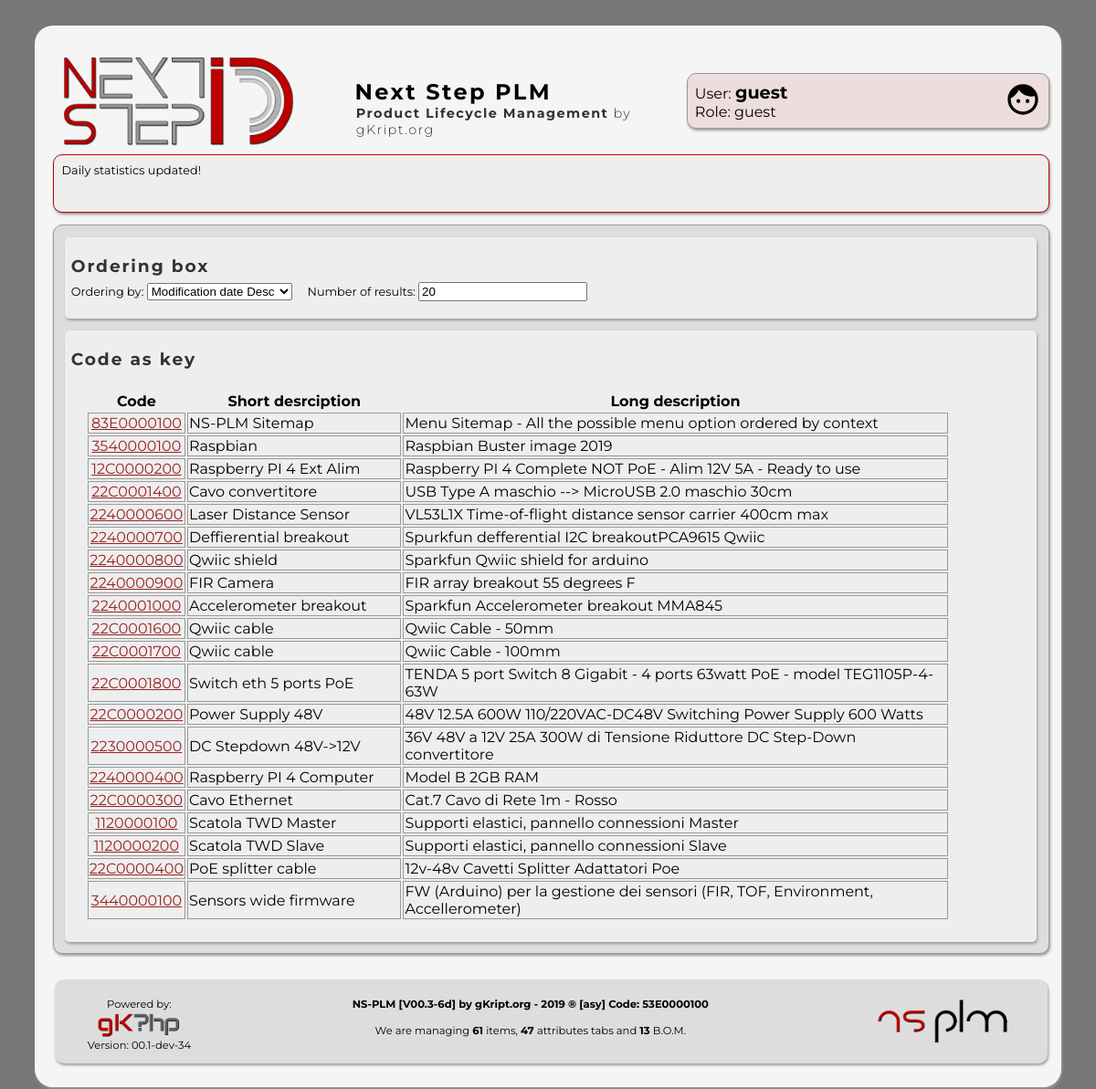
The page /search.php on the database as committed earlier.
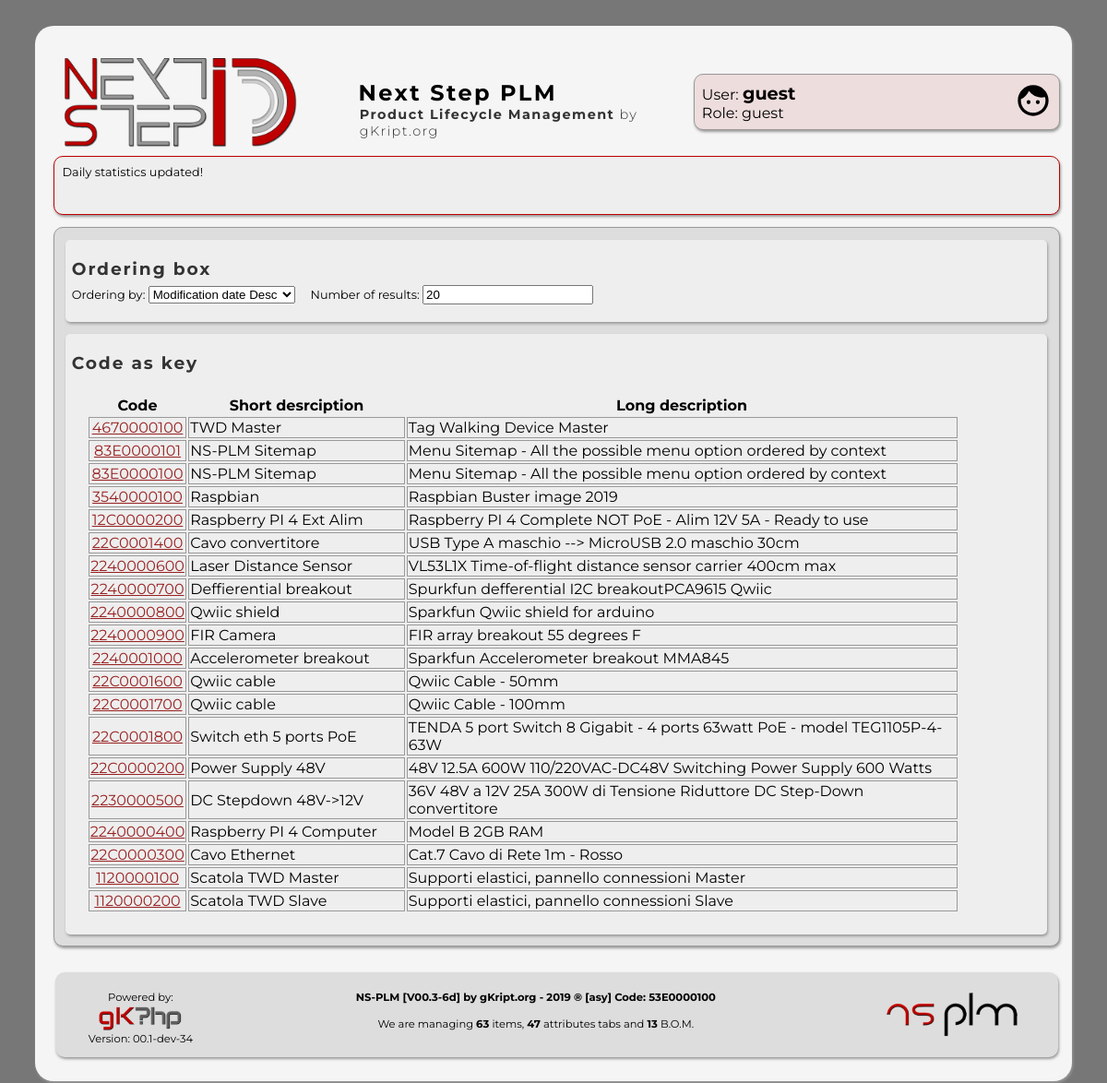
The same page on the database as committed later.
### tables this page shows
CREATE TABLE IF NOT EXISTS `elenco_codici` (
  `idCodice` int(11) NOT NULL AUTO_INCREMENT,
  `codice` varchar(10) NOT NULL,
  `T` int(1) NOT NULL,
  `CG` varchar(3) NOT NULL,
  `CS` varchar(3) NOT NULL,
  `abbreviazione` text NOT NULL,
  `descrizione` text NOT NULL,
  `dbCodici` int(11) NOT NULL DEFAULT 0,
  `state` int(3) NOT NULL DEFAULT 1,
  `createTS` timestamp NOT NULL DEFAULT current_timestamp(),
  `modifyTS` timestamp NOT NULL DEFAULT current_timestamp() ON UPDATE current_timestamp(),
  PRIMARY KEY (`idCodice`),
  UNIQUE KEY `codice` (`codice`)
);

### src/php/gkphp/Mysqli_gk.php (called while the page is built, shortened)
<?php
	function query_get_num_rows( $query , $echo = 0 ) {
		global $mysqli;
		$result = $mysqli->query ( $query ) or
			die( "query_single_line() : Problem with query<br/>&nbsp;&nbsp;&nbsp;&nbsp;Query : $query<br/>&nbsp;&nbsp;&nbsp;&nbsp;MySql :" . $mysqli->error ."<br/>" );
		return $result->num_rows;
	}
?>

### src/php/template/code_functions.php (the view, shortened to what this page needs)
<?php
	function code_link( $code , $link = "code.php?code" ) {
		echo '<a href="' . $link . "=" . $code . '">' . $code . "</a>";
	}
?>

### search.php (shortened to what this page needs)
<?php
	require_once 'includes.php';
	require_once NSID_PLM_SRC_TEMPLATE . 'code_functions.php';
	$order 	= get_check( 'order'	, "mod_desc"	);
	$limit	=	get_check( 'limit' 	, 20					);
	include NSID_PLM_SRC_TEMPLATE . 'navmenu.php';
	$sql = "";
	$nores = 5;
	if ( ( ! $order ) || ( $order == "cod_desc" ) )
		$sorder = "ORDER BY `elenco_codici`.`codice` DESC";
	else if ( $order == "cod_asc" )
		$sorder = "ORDER BY `elenco_codici`.`codice` ASC";
	else if ( $order == "short_desc" )
		$sorder = "ORDER BY `elenco_codici`.`abbreviazione` DESC";
	else if ( $order == "short_asc" )
		$sorder = "ORDER BY `elenco_codici`.`abbreviazione` ASC";
	else if ( $order == "long_desc" )
		$sorder = "ORDER BY `elenco_codici`.`descrizione` DESC";
	else if ( $order == "long_asc" )
		$sorder = "ORDER BY `elenco_codici`.`descrizione` ASC";
	else if ( $order == "creat_desc" )
		$sorder = "ORDER BY `elenco_codici`.`createTS` DESC";
	else if ( $order == "creat_asc" )
		$sorder = "ORDER BY `elenco_codici`.`createTS` ASC";
	else if ( $order == "mod_desc" )
		$sorder = "ORDER BY `elenco_codici`.`modifyTS` DESC";
	$slimit = "Limit 0,$limit;";
	if ( ( $T != "_" ) || ( $G != "_" ) || ( $S != "_" ) || ( $text != "" ) ) {
		$test = 0;
		$activity = 1;
		if ( $text == "" ) {
			if ( ( $T == "x" ) || ( $T == "" ) )	$T = "_";
			if ( ( $G == "x" ) || ( $G == "" ) )	$G = "_";
			if ( ( $S == "x" ) || ( $S == "" ) )	$S = "_";
			$str = "&nbsp;&nbsp;&nbsp;&nbsp;Context: \"" . $T.$G.$S . "\"";
			$insflt = "WHERE `codice` LIKE '".$T.$G.$S."%'";
			$sql = "SELECT * FROM `elenco_codici` $insflt $sorder $slimit;";
			if ( query_get_num_rows( $sql ) )	$test++;
		}
		else {
			if ( is_context( $text ) ) {
				$upstr = strtoupper( $text );
				$T = substr( $upstr , 0 , 1 );
				$G = substr( $upstr , 1 , 1 );
				$S = substr( $upstr , 2 , 1 );
			}
			$sql = "SELECT * FROM `elenco_codici` WHERE `codice` LIKE '%$text%' $sorder $slimit;";
			if ( query_get_num_rows( $sql ) )	$test++;
			$sql = "SELECT * FROM `elenco_codici` WHERE `abbreviazione` LIKE '%$text%' $sorder $slimit;";
			if ( query_get_num_rows( $sql ) )	$test++;
			$sql = "SELECT * FROM `elenco_codici` WHERE `descrizione` LIKE '%$text%' $sorder $slimit;";
			if ( query_get_num_rows( $sql ) )	$test++;
			$str = "&nbsp;&nbsp;&nbsp;&nbsp;" . "Text: \"" . $text . "\"";
			$sql = "";
		}
	}
	else
		$sql = "SELECT * FROM `elenco_codici` $sorder $slimit;";
?>
	<div class="insidecodelite">
		<div class="codelite">
			<h2>Ordering box</h2><br/>
		</div>
<?php
		$rows = query_get_num_rows( $sql );
		if ( $rows ) {
?>
		<div class="codelite">
			<h2>Code as key</h2><br/>
			<table style="margin:1em;" width="90%">
				<tr>
					<th style="text-align: center;" >Code</th>
					<th>Short desrciption</th>
					<th>Long description</th>
				</tr>
	<?php
			if ($result = $mysqli->query($sql)) {
				for( $r = 0 ; $r < $rows ; $r++ ) {
						$array = $result->fetch_array();
						print( "<td style='text-align: center; border:1px solid #999;' width='10%'>" );
						code_link($array['codice']);
				}
			}
	?>
			</table>
		</div>
<?php
		}
		else
			$nores--;
	?>
	</div>
<?php
	include NSID_PLM_SRC_TEMPLATE . 'footer.php';
?>

Rows that differ between the two databases and show on the page:
no longer on this page (row unchanged): elenco_codici: codice "22C0000400"
no longer on this page (row unchanged): elenco_codici: codice "3440000100"
now on this page (row edited): elenco_codici: codice "4670000100"
added elenco_codici: codice "83E0000101"
Other text that changed with them:
new list line: "TWD Master Tag Walking Device Master"
new list line: "NS-PLM Sitemap Menu Sitemap - All the possible menu option ordered by context"
text no longer shown: "61"
text now shown: "63"
list line gone: "PoE splitter cable 12v-48v Cavetti Splitter Adattatori Poe"
list line gone: "Sensors wide firmware FW (Arduino) per la gestione dei sensori (FIR, TOF, Environment, Accellerometer)"
